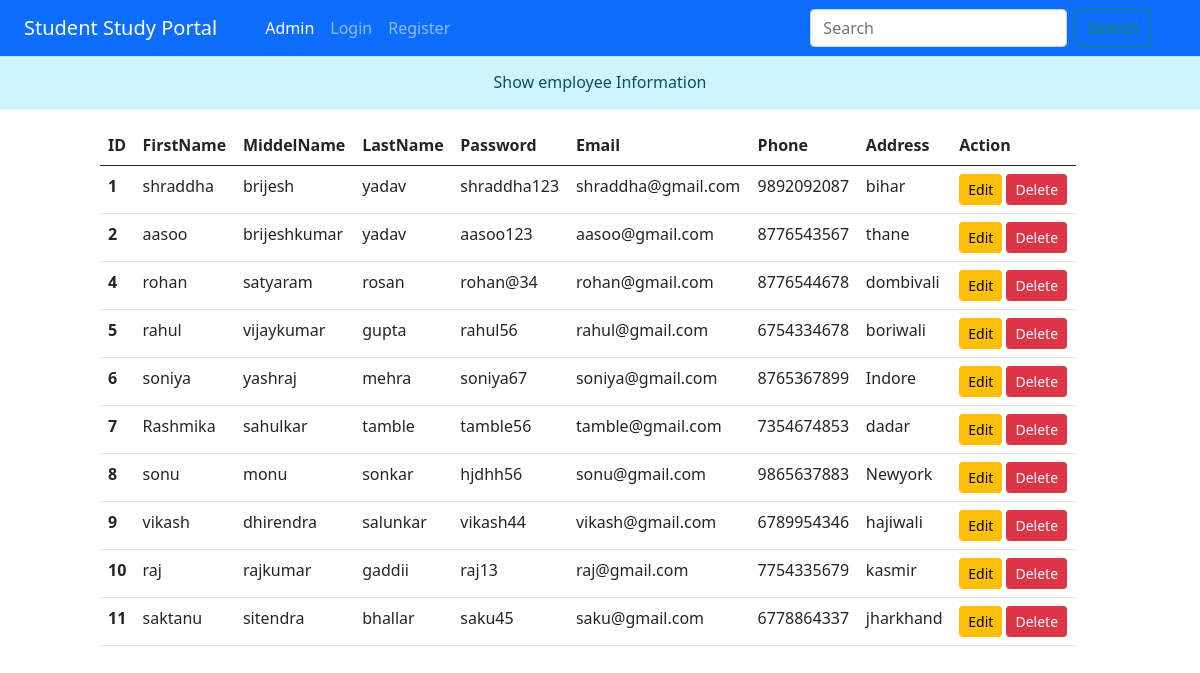
Page /show/ on the committed database.
### employee/models.py (models this page shows)
class Add(models.Model):
    FirstName=models.CharField(max_length=70)
    MiddelName=models.CharField(max_length=70)
    LastName=models.CharField(max_length=70)
    Password=models.CharField(max_length=70)
    Email=models.EmailField(max_length=70)
    Phone=models.CharField(max_length=10)
    Address=models.CharField(max_length=100)

### employee/views.py (the view)
# urls.py: path('show/',views.show_Page,name="show"),
def show_Page(request):
    stud=Add.objects.all()
    return render(request, 'employee/show.html',{'stu':stud})

### employee/templates/employee/show.html (shortened to what this page needs)
{% extends 'employee/base.html' %}
{% block content %}
<h6 class="text-center alert alert-info">Show employee Information</h6>
<div class="row">
    <div class="col-sm-1"></div>
    <div class="col-sm-10">
  {% if stu %}
  <table class="table table-hover">
    <thead>
      <tr>
        <th scope="col">ID</th>
        <th scope="col">FirstName</th>
        <th scope="col">MiddelName</th>
        <th scope="col">LastName</th>
        <th scope="col">Password</th>
        <th scope="col">Email</th>
        <th scope="col">Phone</th>
        <th scope="col">Address</th>
        <th scope="col">Action</th>
      </tr>
    </thead>
    <tbody>
      {% for st in stu %}
      <tr>
        <th scope="row">{{st.id}}</th>
        <td>{{st.FirstName}}</td>
        <td>{{st.MiddelName}}</td>
        <td>{{st.LastName}}</td>
        <td>{{st.Password}}</td>
        <td>{{st.Email}}</td>
        <td>{{st.Phone}}</td>
        <td>{{st.Address}}</td>
        <td>
            <a href="{% url 'updatedata' st.id %}" class="btn btn-warning btn-sm">Edit</a>
            <form action="{% url 'deletedata' st.id %}" method="post" class="d-inline">
              <input type="submit" class="btn btn-danger btn-sm" value="Delete">
            </form>
          </td>
      </tr>
      {% endfor %}
    </tbody>
  </table>
  {% endif %}
</div>
</div>
{% endblock content %}

### employee/templates/employee/base.html (shortened to what this page needs)
<!DOCTYPE html>
{% load static %}
<html lang="en">
<head>
    <link rel="stylesheet" href="{% static 'employee/css/bootstrap.css' %}">
</head>
<body>
    <div>
        <div class="row">
            <nav class="navbar navbar-expand-lg navbar-dark bg-primary">
                <div class="container-fluid">
                    <a class="navbar-brand" href="#">Student Study Portal</a>
                    <div class="collapse navbar-collapse container-fluid" id="navbarSupportedContent">
                        <ul class="navbar-nav me-auto mb-2 mb-lg-0">
                            <li class="nav-item">
                                <a class="nav-link active" aria-current="page" href="{% url 'login' %}">Admin</a>
                            </li>
                            <li class="nav-item">
                                <a class="nav-link" aria-current="page" href="{% url 'add' %}">Login</a>
                            </li>
                            <li class="nav-item">
                                <a class="nav-link" aria-current="page" href="{% url 'show' %}">Register</a>
                            </li>
                        </ul>
                        <form class="d-flex">
                            <input class="form-control me-2" type="search" placeholder="Search" aria-label="Search">
                            <button class="btn btn-outline-success" type="submit">Search</button>
                        </form>
                    </div>
                </div>
            </nav>
            {% block content %}
            {% endblock content %}
        </div>
    </div>
</body>
</body>
</body>
</html>

### rows in the picture
Add: id "1", FirstName "shraddha", MiddelName "brijesh", LastName "yadav", Password "shraddha123", Email "shraddha@gmail.com", Phone "9892092087", Address "bihar"
Add: id "2", FirstName "aasoo", MiddelName "brijeshkumar", LastName "yadav", Password "aasoo123", Email "aasoo@gmail.com", Phone "8776543567", Address "thane"
Add: id "4", FirstName "rohan", MiddelName "satyaram", LastName "rosan", Password "rohan@34", Email "rohan@gmail.com", Phone "8776544678", Address "dombivali"
Add: id "5", FirstName "rahul", MiddelName "vijaykumar", LastName "gupta", Password "rahul56", Email "rahul@gmail.com", Phone "6754334678", Address "boriwali"
Add: id "6", FirstName "soniya", MiddelName "yashraj", LastName "mehra", Password "soniya67", Email "soniya@gmail.com", Phone "8765367899", Address "Indore"
Add: id "7", FirstName "Rashmika", MiddelName "sahulkar", LastName "tamble", Password "tamble56", Email "tamble@gmail.com", Phone "7354674853", Address "dadar"
Add: id "8", FirstName "sonu", MiddelName "monu", LastName "sonkar", Password "hjdhh56", Email "sonu@gmail.com", Phone "9865637883", Address "Newyork"
Add: id "9", FirstName "vikash", MiddelName "dhirendra", LastName "salunkar", Password "vikash44", Email "vikash@gmail.com", Phone "6789954346", Address "hajiwali"
Add: id "10", FirstName "raj", MiddelName "rajkumar", LastName "gaddii", Password "raj13", Email "raj@gmail.com", Phone "7754335679", Address "kasmir"
Add: id "11", FirstName "saktanu", MiddelName "sitendra", LastName "bhallar", Password "saku45", Email "saku@gmail.com", Phone "6778864337", Address "jharkhand"
